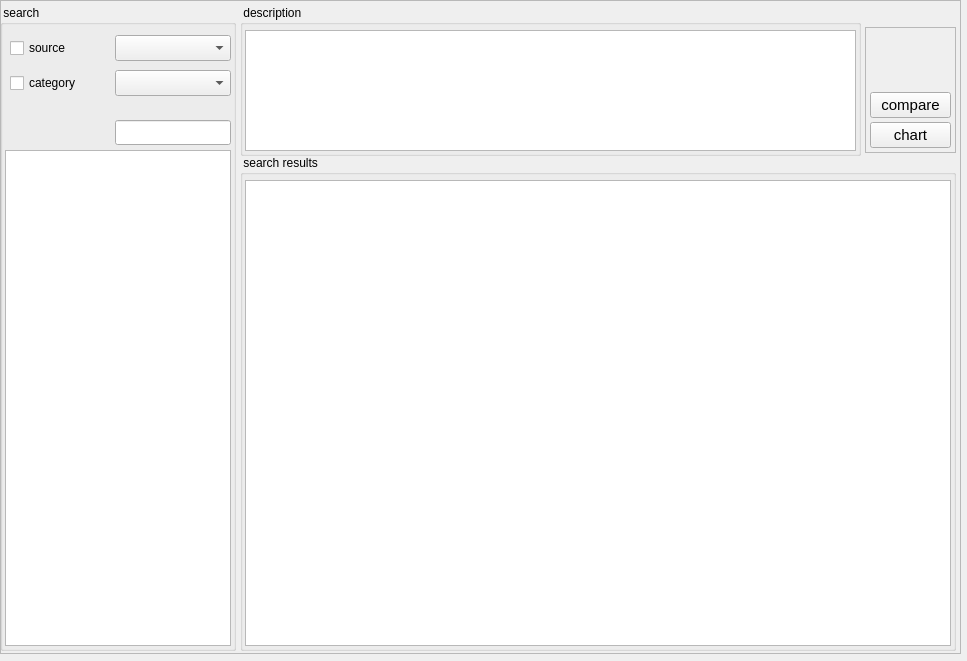
<?xml version="1.0" encoding="UTF-8"?>
<ui version="4.0">
 <class>Form</class>
 <widget class="QWidget" name="Form">
  <property name="geometry">
   <rect>
    <x>0</x>
    <y>0</y>
    <width>967</width>
    <height>661</height>
   </rect>
  </property>
  <property name="windowTitle">
   <string>Form</string>
  </property>
  <widget class="QFrame" name="frame_4">
   <property name="geometry">
    <rect>
     <x>0</x>
     <y>0</y>
     <width>961</width>
     <height>654</height>
    </rect>
   </property>
   <property name="styleSheet">
    <string notr="true">font: 11pt &quot;Ubuntu&quot;;</string>
   </property>
   <property name="frameShape">
    <enum>QFrame::StyledPanel</enum>
   </property>
   <property name="frameShadow">
    <enum>QFrame::Raised</enum>
   </property>
   <widget class="QGroupBox" name="groupBox_11">
    <property name="geometry">
     <rect>
      <x>240</x>
      <y>5</y>
      <width>621</width>
      <height>151</height>
     </rect>
    </property>
    <property name="styleSheet">
     <string notr="true">font: 11pt &quot;Ubuntu&quot;;</string>
    </property>
    <property name="title">
     <string> description</string>
    </property>
    <widget class="QTextBrowser" name="textBrowser">
     <property name="geometry">
      <rect>
       <x>5</x>
       <y>25</y>
       <width>611</width>
       <height>121</height>
      </rect>
     </property>
    </widget>
   </widget>
   <widget class="QGroupBox" name="groupBox_12">
    <property name="geometry">
     <rect>
      <x>0</x>
      <y>5</y>
      <width>236</width>
      <height>646</height>
     </rect>
    </property>
    <property name="styleSheet">
     <string notr="true">font: 11pt &quot;Ubuntu&quot;;</string>
    </property>
    <property name="title">
     <string> search</string>
    </property>
    <widget class="QComboBox" name="comboBox_2">
     <property name="geometry">
      <rect>
       <x>115</x>
       <y>30</y>
       <width>116</width>
       <height>26</height>
      </rect>
     </property>
    </widget>
    <widget class="QCheckBox" name="checkBox">
     <property name="geometry">
      <rect>
       <x>10</x>
       <y>30</y>
       <width>81</width>
       <height>26</height>
      </rect>
     </property>
     <property name="text">
      <string>source</string>
     </property>
    </widget>
    <widget class="QComboBox" name="comboBox_11">
     <property name="geometry">
      <rect>
       <x>115</x>
       <y>65</y>
       <width>116</width>
       <height>26</height>
      </rect>
     </property>
    </widget>
    <widget class="QCheckBox" name="checkBox_2">
     <property name="geometry">
      <rect>
       <x>10</x>
       <y>65</y>
       <width>96</width>
       <height>26</height>
      </rect>
     </property>
     <property name="text">
      <string>category</string>
     </property>
    </widget>
    <widget class="QListWidget" name="listWidget_6">
     <property name="geometry">
      <rect>
       <x>5</x>
       <y>145</y>
       <width>226</width>
       <height>496</height>
      </rect>
     </property>
     <property name="selectionMode">
      <enum>QAbstractItemView::MultiSelection</enum>
     </property>
    </widget>
    <widget class="QLineEdit" name="lineEdit_2">
     <property name="geometry">
      <rect>
       <x>115</x>
       <y>115</y>
       <width>116</width>
       <height>25</height>
      </rect>
     </property>
    </widget>
   </widget>
   <widget class="QGroupBox" name="groupBox_21">
    <property name="geometry">
     <rect>
      <x>240</x>
      <y>155</y>
      <width>716</width>
      <height>496</height>
     </rect>
    </property>
    <property name="styleSheet">
     <string notr="true">font: 11pt &quot;Ubuntu&quot;;</string>
    </property>
    <property name="title">
     <string> search results</string>
    </property>
    <widget class="QTableView" name="tableView_2">
     <property name="geometry">
      <rect>
       <x>5</x>
       <y>25</y>
       <width>706</width>
       <height>466</height>
      </rect>
     </property>
    </widget>
   </widget>
   <widget class="QFrame" name="frame_20">
    <property name="geometry">
     <rect>
      <x>865</x>
      <y>27</y>
      <width>91</width>
      <height>126</height>
     </rect>
    </property>
    <property name="styleSheet">
     <string notr="true">font: 11pt &quot;Ubuntu&quot;;</string>
    </property>
    <property name="frameShape">
     <enum>QFrame::StyledPanel</enum>
    </property>
    <property name="frameShadow">
     <enum>QFrame::Raised</enum>
    </property>
    <widget class="QPushButton" name="pushButton_70">
     <property name="geometry">
      <rect>
       <x>5</x>
       <y>95</y>
       <width>81</width>
       <height>26</height>
      </rect>
     </property>
     <property name="font">
      <font>
       <family>Ubuntu</family>
       <pointsize>11</pointsize>
       <weight>50</weight>
       <italic>false</italic>
       <bold>false</bold>
      </font>
     </property>
     <property name="styleSheet">
      <string notr="true">font: 11pt &quot;Ubuntu&quot;;</string>
     </property>
     <property name="text">
      <string>chart</string>
     </property>
    </widget>
    <widget class="QPushButton" name="pushButton_72">
     <property name="geometry">
      <rect>
       <x>5</x>
       <y>65</y>
       <width>81</width>
       <height>26</height>
      </rect>
     </property>
     <property name="font">
      <font>
       <family>Ubuntu</family>
       <pointsize>11</pointsize>
       <weight>50</weight>
       <italic>false</italic>
       <bold>false</bold>
      </font>
     </property>
     <property name="styleSheet">
      <string notr="true">font: 11pt &quot;Ubuntu&quot;;</string>
     </property>
     <property name="text">
      <string>compare</string>
     </property>
    </widget>
   </widget>
  </widget>
 </widget>
 <resources/>
 <connections/>
</ui>
